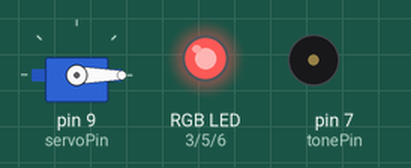
Recording of a sketch running on a simulated Arduino Uno, built with avr-gcc and run on an emulated ATmega328P. Shown: servo, an RGB LED mixed from three pins (HIGH = lit), buzzer (waves = sounding). Dim RGB values are drawn brighter than linear; random numbers use the default seed unless the sketch sets one.

Above: at 0.5 s.
At 4.4 s:
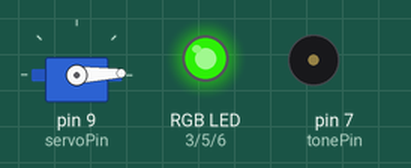
At 10.2 s:
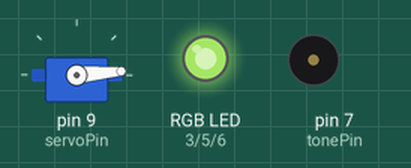
At 19.9 s:
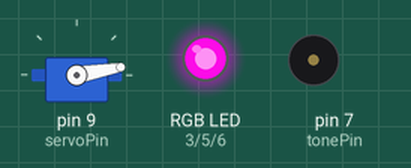
At 27.7 s:
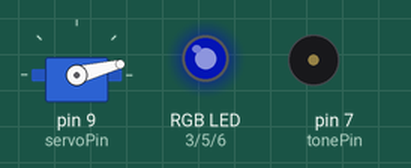
At 39.3 s:
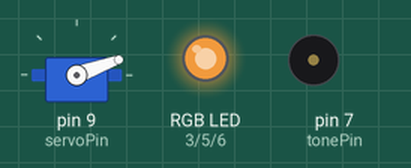
Timing chart, 0 to 40.0 s (numbered marks = the images above):
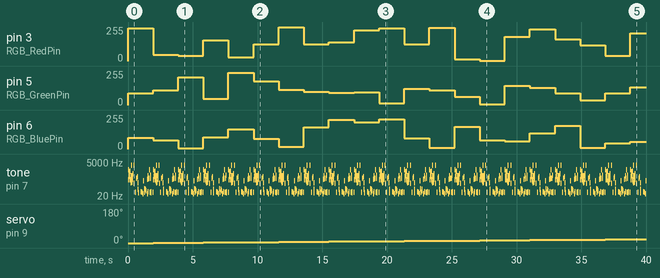

Measured:
- by itself, servo on pin 9 (servoPin): moves from 0° to 20° over 36.9 s
- by itself, pin 3 (RGB_RedPin): 0/255 → 246/255 at 0.00 s, → 48/255 1.9 s later, → 39/255 1.9 s later, → 157/255 1.9 s later, … (21 changes in this stretch)
- by itself, pin 5 (RGB_GreenPin): 0/255 → 87/255 at 0.00 s, → 112/255 1.9 s later, → 207/255 1.9 s later, → 48/255 1.9 s later, … (21 changes in this stretch)

The sketch:

testingSpeaker.ino
```cpp
#include <Servo.h>

/* Declaring RGB PINS */
#define RGB_RedPin 3
#define RGB_GreenPin 5
#define RGB_BluePin 6

/* Declaring Servo PIN */
#define servoPin 9

/* Declaring tone PIN */
#define tonePin 7

/* Declaring Servo */
Servo CubotServo;
int pos = 0;

/************
  FUNCTIONS
*************/

/* This function takes 3 parameters that decide the RGB values */
void rgbVal(int R, int G, int B)
{
  analogWrite(RGB_RedPin, R);
  analogWrite(RGB_GreenPin, G);
  analogWrite(RGB_BluePin, B);
}

/* This function generates number from 0 to 255*/
int rgbColRand()
{
  int x = random(0, 266);
  return x;
}

/* This function rotates the servo to 180 degree */
void servoRotation()
{
  for (pos = 0; pos <= 180; pos += 1) // goes from 0 degrees to 180 degrees in steps of 1 degree
  {
    CubotServo.write(pos);             // tell servo to go to position in variable 'pos'
    rgbVal(rgbColRand(), rgbColRand(), rgbColRand());
    R2_D2_talking_to_himeself();
    delay(15);                      // waits 15ms for the servo to reach the position
  }

  for (pos = 180; pos >= 0; pos -= 1) // goes from 180 degrees to 0 degrees
  {
    CubotServo.write(pos);              // tell servo to go to position in variable 'pos'
    rgbVal(rgbColRand(), rgbColRand(), rgbColRand());
    R2_D2_talking_to_himeself();
    delay(15);                       // waits 15ms for the servo to reach the position
  }
}

/**************************
  END OF HELPER FUNCTIONS
***************************/

// Credit:
// Midi to Arduino Converter
//     - Andy Tran (extramaster), 2015
// https://www.extramaster.net/tools/midiToArduino/
//
// Process:
// Midi -> Midi tracks -> Note mappings -> Frequency
//
// CC0

void R2_D2_beep() //plays sounds like R2_D2 beeping
{

    tone(tonePin, 1396, 34.8837209302);
    delay(38.7596899225);
    tone(tonePin, 1479, 17.4418604651);
    delay(19.3798449612);
    delay(9.68992248062);
    delay(19.3798449612);
    delay(48.4496124031);
    delay(9.68992248062);
    tone(tonePin, 1567, 8.72093023256);
    delay(9.68992248062);
    tone(tonePin, 1318, 17.4418604651);
    delay(19.3798449612);
    delay(9.68992248062);
    delay(9.68992248062);
    tone(tonePin, 1244, 26.1627906977);
    delay(29.0697674419);
    tone(tonePin, 1567, 17.4418604651);
    delay(19.3798449612);
    delay(9.68992248062);
    delay(9.68992248062);
    tone(tonePin, 2093, 8.72093023256);
    delay(9.68992248062);
    tone(tonePin, 1975, 8.72093023256);
    delay(9.68992248062);
    tone(tonePin, 2217, 8.72093023256);
    delay(9.68992248062);
    tone(tonePin, 2637, 8.72093023256);
    delay(9.68992248062);
    delay(38.7596899225);
    delay(19.3798449612);
    delay(19.3798449612);
    tone(tonePin, 1975, 8.72093023256);
    delay(9.68992248062);
    tone(tonePin, 1760, 8.72093023256);
    delay(9.68992248062);
    tone(tonePin, 1661, 8.72093023256);
    delay(9.68992248062);
    delay(145.348837209);
    tone(tonePin, 2217, 26.1627906977);
    delay(29.0697674419);
    delay(29.0697674419);
    tone(tonePin, 1108, 26.1627906977);
    delay(29.0697674419);
    delay(38.7596899225);
    tone(tonePin, 2093, 17.4418604651);
    delay(19.3798449612);
    delay(19.3798449612);
    tone(tonePin, 2489, 17.4418604651);
    delay(19.3798449612);
    delay(67.8294573643);
    delay(29.0697674419);
    delay(29.0697674419);
    delay(38.7596899225);
    delay(9.68992248062);
    tone(tonePin, 2093, 8.72093023256);
    delay(9.68992248062);
    tone(tonePin, 3135, 17.4418604651);
    delay(19.3798449612);
    tone(tonePin, 2489, 8.72093023256);
    delay(9.68992248062);

}

void R2_D2_alarm_beep() //Plays sounds like R2_D2
{
    tone(tonePin, 87, 8.72093023256);
    delay(9.68992248062);
    tone(tonePin, 220, 8.72093023256);
    delay(9.68992248062);
    delay(9.68992248062);
    tone(tonePin, 293, 8.72093023256);
    delay(9.68992248062);
    delay(9.68992248062);
    tone(tonePin, 415, 8.72093023256);
    delay(9.68992248062);
    delay(9.68992248062);
    delay(9.68992248062);
    delay(9.68992248062);
    tone(tonePin, 43, 8.72093023256);
    delay(9.68992248062);
    tone(tonePin, 554, 8.72093023256);
    delay(9.68992248062);
    tone(tonePin, 146, 8.72093023256);
    delay(9.68992248062);
    delay(9.68992248062);
    tone(tonePin, 349, 8.72093023256);
    delay(9.68992248062);
    tone(tonePin, 391, 8.72093023256);
    delay(9.68992248062);
    tone(tonePin, 220, 8.72093023256);
    delay(9.68992248062);
    tone(tonePin, 1479, 8.72093023256);
    delay(9.68992248062);
    delay(9.68992248062);
    tone(tonePin, 415, 8.72093023256);
    delay(9.68992248062);
    tone(tonePin, 65, 8.72093023256);
    delay(9.68992248062);
    delay(9.68992248062);
    delay(9.68992248062);
    tone(tonePin, 43, 8.72093023256);
    delay(9.68992248062);
    delay(9.68992248062);
    delay(9.68992248062);
    tone(tonePin, 622, 8.72093023256);
    delay(9.68992248062);
    tone(tonePin, 554, 8.72093023256);
    delay(9.68992248062);
    tone(tonePin, 41, 8.72093023256);
    delay(9.68992248062);
    tone(tonePin, 369, 8.72093023256);
    delay(9.68992248062);
    delay(9.68992248062);
    delay(9.68992248062);
    tone(tonePin, 1760, 8.72093023256);
    delay(9.68992248062);
    delay(9.68992248062);
    tone(tonePin, 1046, 8.72093023256);
    delay(9.68992248062);
    delay(9.68992248062);
    tone(tonePin, 293, 8.72093023256);
    delay(9.68992248062);
    tone(tonePin, 369, 8.72093023256);
    delay(9.68992248062);
    tone(tonePin, 1174, 8.72093023256);
    delay(9.68992248062);
    tone(tonePin, 233, 8.72093023256);
    delay(9.68992248062);
    tone(tonePin, 1567, 8.72093023256);
    delay(9.68992248062);
    tone(tonePin, 1760, 8.72093023256);
    delay(9.68992248062);
    tone(tonePin, 2217, 8.72093023256);
    delay(9.68992248062);
    tone(tonePin, 277, 17.4418604651);
    delay(19.3798449612);
    delay(9.68992248062);
    delay(9.68992248062);
    delay(9.68992248062);
    tone(tonePin, 220, 8.72093023256);
    delay(9.68992248062);
    delay(9.68992248062);
    tone(tonePin, 1567, 8.72093023256);
    delay(9.68992248062);
    delay(9.68992248062);
    delay(9.68992248062);
    delay(9.68992248062);
    delay(9.68992248062);
    delay(9.68992248062);
    tone(tonePin, 207, 8.72093023256);
    delay(9.68992248062);
    delay(9.68992248062);
    delay(9.68992248062);
    delay(9.68992248062);
    delay(9.68992248062);
    tone(tonePin, 1174, 8.72093023256);
    delay(9.68992248062);
    tone(tonePin, 466, 8.72093023256);
    delay(9.68992248062);
    delay(9.68992248062);
    tone(tonePin, 277, 8.72093023256);
    delay(9.68992248062);
    tone(tonePin, 1975, 8.72093023256);
    delay(9.68992248062);
    tone(tonePin, 659, 8.72093023256);
    delay(9.68992248062);
    tone(tonePin, 493, 8.72093023256);
    delay(9.68992248062);
    delay(9.68992248062);
    delay(9.68992248062);
    delay(19.3798449612);
    tone(tonePin, 440, 8.72093023256);
    delay(9.68992248062);
    tone(tonePin, 783, 8.72093023256);
    delay(9.68992248062);
    tone(tonePin, 293, 8.72093023256);
    delay(9.68992248062);
    delay(9.68992248062);
    tone(tonePin, 349, 8.72093023256);
    delay(9.68992248062);
    delay(9.68992248062);
    tone(tonePin, 987, 8.72093023256);
    delay(9.68992248062);
    delay(9.68992248062);
    tone(tonePin, 233, 8.72093023256);
    delay(9.68992248062);
    tone(tonePin, 349, 8.72093023256);
    delay(9.68992248062);
    tone(tonePin, 1567, 8.72093023256);
    delay(9.68992248062);
    delay(9.68992248062);
    delay(9.68992248062);
    delay(9.68992248062);
    delay(9.68992248062);
    tone(tonePin, 1567, 8.72093023256);
    delay(9.68992248062);
    tone(tonePin, 1864, 8.72093023256);
    delay(9.68992248062);
    tone(tonePin, 2217, 8.72093023256);
    delay(9.68992248062);
    delay(9.68992248062);
    tone(tonePin, 932, 17.4418604651);
    delay(19.3798449612);
    delay(9.68992248062);
    delay(9.68992248062);
    tone(tonePin, 987, 8.72093023256);
    delay(9.68992248062);
    delay(9.68992248062);
    delay(9.68992248062);
    tone(tonePin, 391, 8.72093023256);
    delay(9.68992248062);
    tone(tonePin, 493, 8.72093023256);
    delay(9.68992248062);
    delay(9.68992248062);
    tone(tonePin, 329, 8.72093023256);
    delay(9.68992248062);
    tone(tonePin, 523, 8.72093023256);
    delay(9.68992248062);
    delay(9.68992248062);
    tone(tonePin, 932, 8.72093023256);
    delay(9.68992248062);
    delay(19.3798449612);
    tone(tonePin, 329, 8.72093023256);
    delay(9.68992248062);
    delay(19.3798449612);
    tone(tonePin, 466, 8.72093023256);
    delay(9.68992248062);
    delay(9.68992248062);
    tone(tonePin, 1108, 8.72093023256);
    delay(9.68992248062);
    tone(tonePin, 349, 17.4418604651);
    delay(19.3798449612);
    delay(9.68992248062);
    tone(tonePin, 349, 26.1627906977);
    delay(29.0697674419);
    tone(tonePin, 493, 8.72093023256);
    delay(9.68992248062);
}

void R2_D2_talking_to_himeself() //Plays sounds like R2D2
{
    tone(tonePin, 1396, 17.4418604651);
    delay(19.3798449612);
    tone(tonePin, 277, 8.72093023256);
    delay(9.68992248062);
    delay(19.3798449612);
    tone(tonePin, 493, 26.1627906977);
    delay(29.0697674419);
    tone(tonePin, 1046, 8.72093023256);
    delay(9.68992248062);
    tone(tonePin, 622, 8.72093023256);
    delay(9.68992248062);
    tone(tonePin, 523, 8.72093023256);
    delay(9.68992248062);
    delay(9.68992248062);
    tone(tonePin, 659, 17.4418604651);
    delay(19.3798449612);
    tone(tonePin, 277, 8.72093023256);
    delay(9.68992248062);
    tone(tonePin, 1108, 8.72093023256);
    delay(9.68992248062);
    delay(9.68992248062);
    delay(19.3798449612);
    delay(9.68992248062);
    delay(9.68992248062);
    tone(tonePin, 220, 8.72093023256);
    delay(9.68992248062);
    delay(9.68992248062);
    tone(tonePin, 523, 8.72093023256);
    delay(9.68992248062);
    tone(tonePin, 174, 8.72093023256);
    delay(9.68992248062);
    tone(tonePin, 2959, 8.72093023256);
    delay(9.68992248062);
    delay(9.68992248062);
    delay(9.68992248062);
    tone(tonePin, 440, 17.4418604651);
    delay(19.3798449612);
    tone(tonePin, 523, 8.72093023256);
    delay(9.68992248062);
    tone(tonePin, 184, 8.72093023256);
    delay(9.68992248062);
    delay(29.0697674419);
    delay(19.3798449612);
    tone(tonePin, 311, 8.72093023256);
    delay(9.68992248062);
    tone(tonePin, 739, 61.0465116279);
    delay(67.8294573643);
    delay(9.68992248062);
    delay(19.3798449612);
    tone(tonePin, 2959, 8.72093023256);
    delay(9.68992248062);
    tone(tonePin, 164, 26.1627906977);
    delay(29.0697674419);
    delay(77.519379845);
    tone(tonePin, 36, 17.4418604651);
    delay(19.3798449612);
    delay(58.1395348837);
    tone(tonePin, 349, 17.4418604651);
    delay(19.3798449612);
    delay(38.7596899225);
    tone(tonePin, 440, 26.1627906977);
    delay(29.0697674419);
    delay(19.3798449612);
    delay(9.68992248062);
    tone(tonePin, 174, 8.72093023256);
    delay(9.68992248062);
    tone(tonePin, 61, 8.72093023256);
    delay(9.68992248062);
    delay(9.68992248062);
    tone(tonePin, 34, 17.4418604651);
    delay(19.3798449612);
    delay(203.488372093);
    tone(tonePin, 41, 26.1627906977);
    delay(29.0697674419);
    delay(38.7596899225);
    tone(tonePin, 38, 17.4418604651);
    delay(19.3798449612);
    delay(58.1395348837);
    tone(tonePin, 29, 17.4418604651);
    delay(19.3798449612);
    delay(19.3798449612);
    tone(tonePin, 233, 26.1627906977);
    delay(29.0697674419);
    delay(29.0697674419);
    tone(tonePin, 65, 17.4418604651);
    delay(19.3798449612);
    delay(9.68992248062);
    tone(tonePin, 38, 17.4418604651);
    delay(19.3798449612);
    delay(38.7596899225);
    tone(tonePin, 58, 17.4418604651);
    delay(19.3798449612);
    delay(19.3798449612);
    tone(tonePin, 46, 34.8837209302);
    delay(38.7596899225);
    delay(58.1395348837);
    delay(9.68992248062);
    tone(tonePin, 30, 8.72093023256);
    delay(9.68992248062);
    tone(tonePin, 311, 8.72093023256);
    delay(9.68992248062);
    delay(38.7596899225);
    tone(tonePin, 554, 8.72093023256);
    delay(9.68992248062);
    tone(tonePin, 41, 8.72093023256);
    delay(9.68992248062);
    delay(9.68992248062);
    delay(9.68992248062);
    delay(9.68992248062);
    tone(tonePin, 329, 17.4418604651);
    delay(19.3798449612);
    tone(tonePin, 349, 17.4418604651);
    delay(19.3798449612);
    delay(19.3798449612);
    tone(tonePin, 1396, 8.72093023256);
    delay(9.68992248062);
    delay(9.68992248062);
    delay(19.3798449612);
    tone(tonePin, 36, 17.4418604651);
    delay(19.3798449612);
    tone(tonePin, 38, 17.4418604651);
    delay(19.3798449612);
    tone(tonePin, 369, 8.72093023256);
    delay(9.68992248062);
    tone(tonePin, 587, 17.4418604651);
    delay(19.3798449612);
    delay(19.3798449612);
    tone(tonePin, 34, 17.4418604651);
    delay(19.3798449612);
    tone(tonePin, 41, 17.4418604651);
    delay(19.3798449612);
    delay(116.279069767);
    tone(tonePin, 36, 17.4418604651);
    delay(19.3798449612);
}

void setup()
{
    // start recieving bluetooth communication
  Serial.begin(9600);

  randomSeed(analogRead(0)); // seed random numbers for rgbColRand()

  CubotServo.attach(servoPin);

  pinMode(RGB_RedPin, OUTPUT);
  pinMode(RGB_GreenPin, OUTPUT);
  pinMode(RGB_BluePin, OUTPUT);
}

void loop()
{
  servoRotation();
  delay(2000);
}
```
